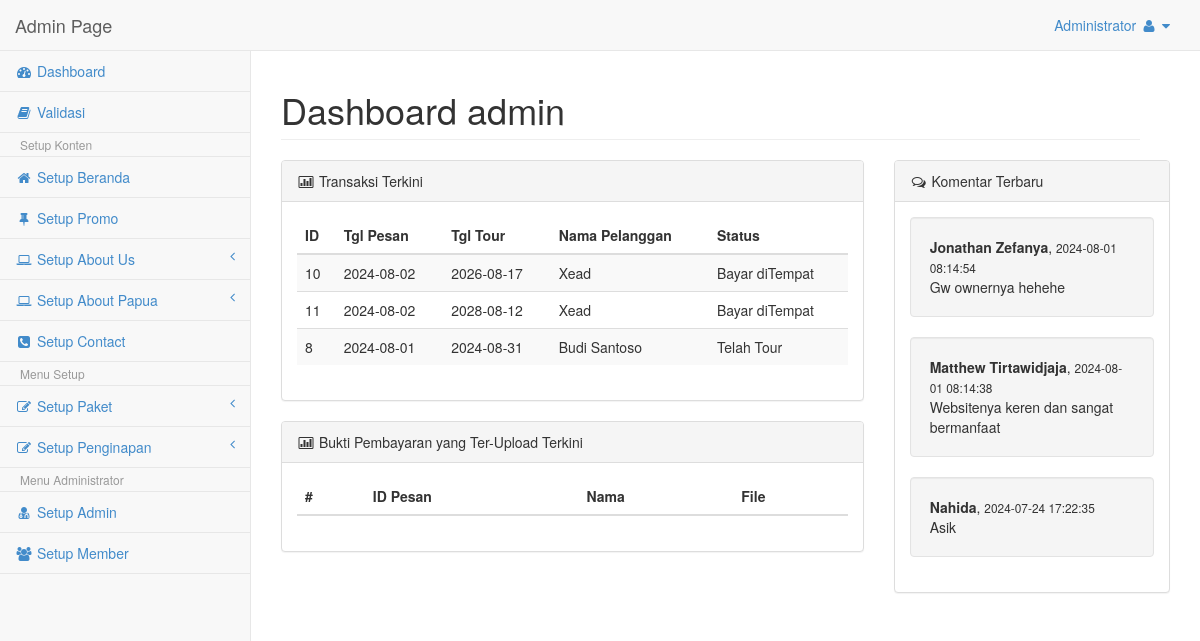
/Admin/home.php (signed in), run on an earlier commit of the app's database.
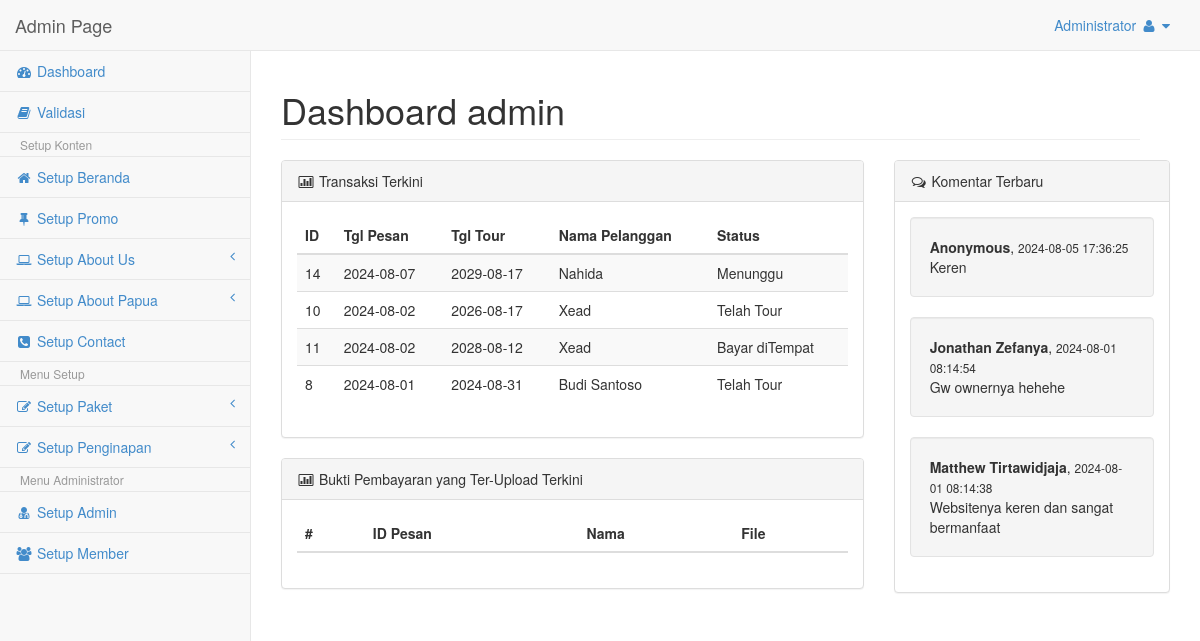
And on a later commit of the database.
### tables this page shows
CREATE TABLE `tbl_pesan` (
  `id_pesan` int NOT NULL,
  `id_user` int NOT NULL,
  `id_paket` int NOT NULL,
  `id_hotel` int NOT NULL,
  `tgl_pesan` date NOT NULL,
  `tgl_tour` date NOT NULL,
  `status` char(2) NOT NULL DEFAULT 'S1'
);

CREATE TABLE `tbl_user` (
  `id_user` int NOT NULL,
  `nama_user` varchar(30) NOT NULL,
  `email_user` varchar(50) NOT NULL,
  `tipe_id` varchar(50) DEFAULT NULL,
  `no_id` varchar(30) DEFAULT NULL,
  `no_hp` varchar(14) DEFAULT NULL,
  `no_rek` varchar(50) DEFAULT NULL,
  `nama_rek` varchar(50) DEFAULT NULL,
  `username` varchar(30) NOT NULL,
  `password` varchar(12) NOT NULL,
  `tgl_lahir` varchar(30) DEFAULT NULL,
  `jekel` varchar(1) NOT NULL,
  `alamat` text
);

CREATE TABLE `komentar` (
  `id_komentar` int NOT NULL,
  `nama` varchar(50) NOT NULL,
  `komentar` text NOT NULL,
  `waktu` datetime NOT NULL
);

### Admin/home.php (the view, shortened to what this page needs)
<?php session_start();
if(isset($_SESSION['user_admin'])){
	include "../config/koneksi.php";
	$level		=$_SESSION['level'];
?>
<!DOCTYPE html>
<html>
<head>
    <link href="css/bootstrap.min.css" rel="stylesheet">
    <link href="font-awesome/css/font-awesome.css" rel="stylesheet">
    <link href="css/plugins/morris/morris-0.4.3.min.css" rel="stylesheet">
    <link href="css/plugins/timeline/timeline.css" rel="stylesheet">
    <link href="css/sb-admin.css" rel="stylesheet">
</head>
<body>
    <div id="wrapper">
		<?php
			if($level=='admin'){
				include"nav.php";
			}else if($level=='operator'){
				include"nav_operator.php";
			}else{
				echo "Anda tidak punya hak access!! Hayoo!! Siapa Anda??";
			}
		?>
        <div id="page-wrapper">
        	<div class="row col-lg-12">
            	<h1 class="page-header">Dashboard <?php echo $level; ?></h1>
            </div>
            <div class="row">
            <div class="col-lg-8">
            <div class="panel panel-default">
            	<div class="panel-heading">
                	<i class="fa fa-bar-chart-o fa-fw"></i> Transaksi Terkini
                </div>
                <div class="panel-body">
                	<div class="table-responsive">
                        <table class="table table-hover table-striped" id="dataTables-transaksi">
                            <thead>
                                <tr>
                                    <th class="text-left">ID</th>
                                    <th class="text-left">Tgl Pesan</th>
                                    <th class="text-left">Tgl Tour</th>
                                    <th class="text-left">Nama Pelanggan</th>
                                    <th class="text-left">Status</th>
                                </tr>
                            </thead>
                            <tbody>
                            <?php
                                $comot=mysqli_query($kon,"SELECT * FROM tbl_pesan, tbl_paket, tbl_hotel, tbl_user WHERE tbl_pesan.id_user=tbl_user.id_user AND tbl_pesan.id_paket=tbl_paket.id_paket AND tbl_pesan.id_hotel=tbl_hotel.id_hotel ORDER BY tgl_pesan DESC LIMIT 5");
                                while($isi_tbl=mysqli_fetch_array($comot))
                                {
                                $total_harga	=$isi_tbl['harga_paket']+$isi_tbl['harga'];
                                $now= date("Y-m-d");
                            ?>
                                <tr>
                                    <td><?php echo $isi_tbl['id_pesan'] ?></td>
                                    <td><?php echo $isi_tbl['tgl_pesan']; ?></td>
                                    <td><?php
                                    if($isi_tbl['tgl_tour']<$now){
                                        $txtS="Kadaluarsa!!";
                                        echo "<div class='tooltip-demo'><span data-toggle='tooltip' data-placement='top' title='".$txtS."'><div class='text-danger'><i class='fa fa-warning'></i>&nbsp".$isi_tbl['tgl_tour']."</div></span></div>";
                                    }else{
                                        echo $isi_tbl['tgl_tour'];
                                    }?></td>
                                    <td><?php echo $isi_tbl['nama_user']; ?></td>
                                    <td><div class="tooltip-demo"><span data-toggle="tooltip" data-placement="top"
                                        title="Total Harga <?php echo $total_harga; ?> IDR">
                                        <?php
                                        if($isi_tbl['status']=='S1'){
                                            $stat="Menunggu";
                                        }else if($isi_tbl['status']=='S2'){
                                            $stat="Lunas";
                                        }else if($isi_tbl['status']=='S3'){
                                            $stat="Bayar diTempat";
                                        }else if($isi_tbl['status']=='S4'){
                                            $stat="Telah Tour";
                                        }else{
                                            $stat="";
                                        }
                                        echo $stat;
                                        ?></span></div>
                                    </td>
                                </tr>
                            <?php
                                }
                            ?>
                            </tbody>
                        </table>
                	</div>
                </div>
            </div>
			<div class="panel panel-default">
            	<div class="panel-heading">
                	<i class="fa fa-bar-chart-o fa-fw"></i> Bukti Pembayaran yang Ter-Upload Terkini
                </div>
                <div class="panel-body">
                	<div class="table-responsive">
                        <table class="table table-hover table-striped" id="dataTables-transaksi">
                            <thead>
                                <tr>
                                    <th class="text-left">#</th>
                                    <th class="text-left">ID Pesan</th>
                                    <th class="text-left">Nama</th>
                                    <th class="text-left">File</th>
                                </tr>
                            </thead>
                        </table>
                	</div>
                </div>
            </div>
            </div>
            <div class="col-lg-4">
            <div class="panel panel-default">
            	<div class="panel-heading">
                	<i class="fa fa-comments-o fa-fw"></i> Komentar Terbaru
                </div>
                <div class="panel-body">
                   	<?php
					$comot_comen=mysqli_query($kon,"SELECT * FROM komentar ORDER BY waktu DESC LIMIT 3");
					while($isi_comen=mysqli_fetch_array($comot_comen))
					{ ?>
					<div class="well">
						<b><?php echo $isi_comen['nama']; ?></b>, <small><?php echo $isi_comen['waktu']; ?></small><br />
						<?php echo $isi_comen['komentar']; ?>
					</div>
					<?php
              		 }?>
                </div>
            </div>
            </div>
			<div class="col-lg-8">
            </div>
            </div>
        </div>
    </div>
</body>
</html>
<?php
}else{
	session_destroy();
	header('Location:index.php?status=Silahkan Login');
}
?>

### Admin/nav.php (shortened to what this page needs)
<?php
	include "../config/koneksi.php";
	$username=$_SESSION['user_admin'];
	$comot_admin=mysqli_query($kon,"select nama from tbl_admin where user_admin='$username'");
	$ngisi_admin=mysqli_fetch_array($comot_admin);
?>
<nav class="navbar navbar-default navbar-fixed-top" role="navigation" style="margin-bottom: 0">
    <div class="navbar-header">
        <a class="navbar-brand" href="home.php">Admin Page</a>
    </div>
    <ul class="nav navbar-top-links navbar-right">
        <li class="dropdown">
            <a class="dropdown-toggle" data-toggle="dropdown" href="#"><?php echo $ngisi_admin['nama']; ?>
                <i class="fa fa-user fa-fw"></i>  <i class="fa fa-caret-down"></i>
            </a>
        </li>
    </ul>
    <div class="navbar-default navbar-static-side" role="navigation">
        <div class="sidebar-collapse">
            <ul class="nav" id="side-menu">
                <li><a href="home.php"><i class="fa fa-dashboard fa-fw"></i> Dashboard</a></li>
                <li><a href="cekTransaksi.php"><i class="fa fa-book fa-fw"></i> Validasi</a>
                <li class="dropdown-header">Setup Konten</li>
                <li><a href="setupBeranda.php"><i class="fa fa-home fa-fw"></i> Setup Beranda</a>
                <li><a href="setupSlider.php"><i class="fa fa-thumb-tack fa-fw"></i> Setup Promo</a>
                <li>
                    <a href="#"><i class="fa fa-laptop fa-fw"></i> Setup About Us<span class="fa arrow"></span></a>
                </li>
                <li>
                    <a href="#"><i class="fa fa-laptop fa-fw"></i> Setup About Papua<span class="fa arrow"></span></a>
                </li>
                <li><a href="setupContact.php"><i class="fa fa-phone-square fa-fw"></i> Setup Contact</a>
                <li class="dropdown-header">Menu Setup</li>
                <li>
                    <a href="#"><i class="fa fa-edit fa-fw"></i> Setup Paket<span class="fa arrow"></span></a>
                </li>
                <li>
                    <a href="#"><i class="fa fa-edit fa-fw"></i> Setup Penginapan<span class="fa arrow"></span></a>
                </li>
                <li class="dropdown-header">Menu Administrator</li>
                <li><a href="setupAdmin.php"><i class="fa fa-user-md fa-fw"></i> Setup Admin</a>
                <li><a href="setupMember.php"><i class="fa fa-users fa-fw"></i> Setup Member</a>
            </ul>
        </div>
    </div>
</nav>

### Admin/css/sb-admin.css (style rules this page uses)
body { background-color: #f8f8f8; padding-top: 100px; }
@media (min-width:768px) { body { padding-top: 50px; } }
#wrapper { width: 100%; }
#page-wrapper { padding: 0 15px; min-height: 568px; background-color: #fff; }
@media (min-width:768px) { #page-wrapper { position: inherit; margin: 0 0 0 250px; padding: 0 30px; min-height: 1300px; border-left: 1px solid #e7e7e7; } }
.navbar-static-side ul li { border-bottom: 1px solid #e7e7e7; }
.navbar-top-links li { display: inline-block; }
.navbar-top-links li:last-child { margin-right: 15px; }
.navbar-top-links li a { padding: 15px; min-height: 50px; }
.arrow { float: right; }
.fa.arrow:before { content: "\f104"; }
@media (min-width:768px) { .navbar-static-side { z-index: 1; position: absolute; width: 250px; margin-top: 51px; } }

What changed in the data, as far as the page shows it:
no longer on this page (row unchanged): komentar: nama "Nahida", waktu "2024-07-24 17:22:35", komentar "Asik"
added tbl_pesan: id_pesan "14", tgl_pesan "2024-08-07", tgl_tour "2029-08-17", id_user.nama_user "Nahida", status "Menunggu"
changed tbl_pesan id 10: status "Bayar diTempat" → "Telah Tour"
added komentar: nama "Anonymous", waktu "2024-08-05 17:36:25", komentar "Keren"
